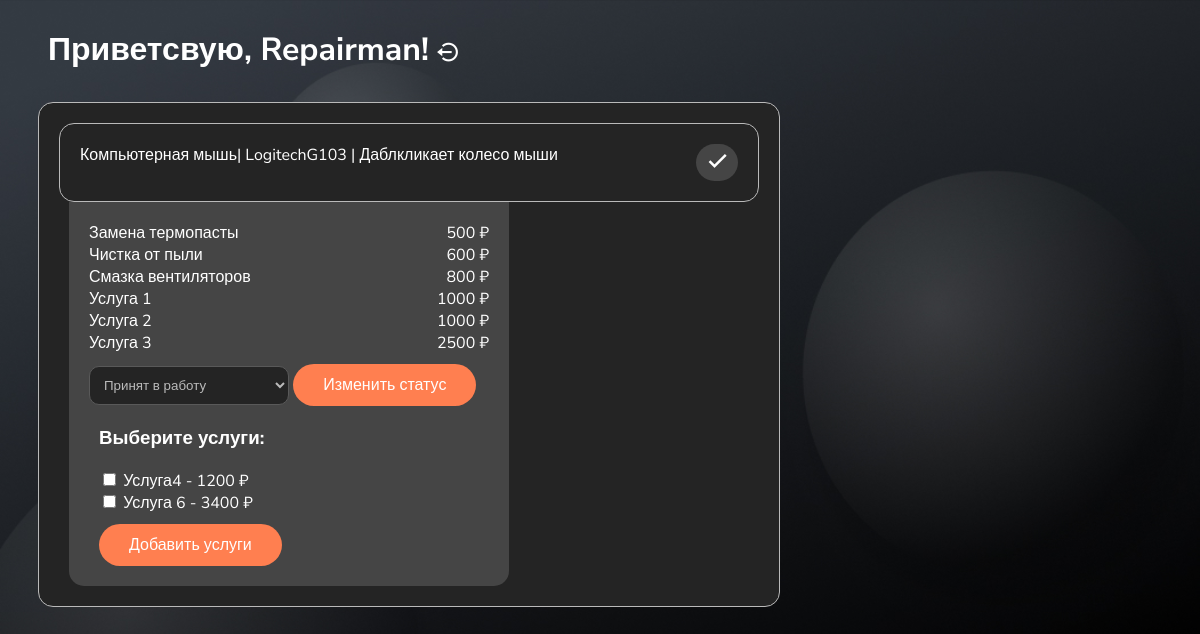
/repairman_home (signed in), run on an earlier commit of the app's database.
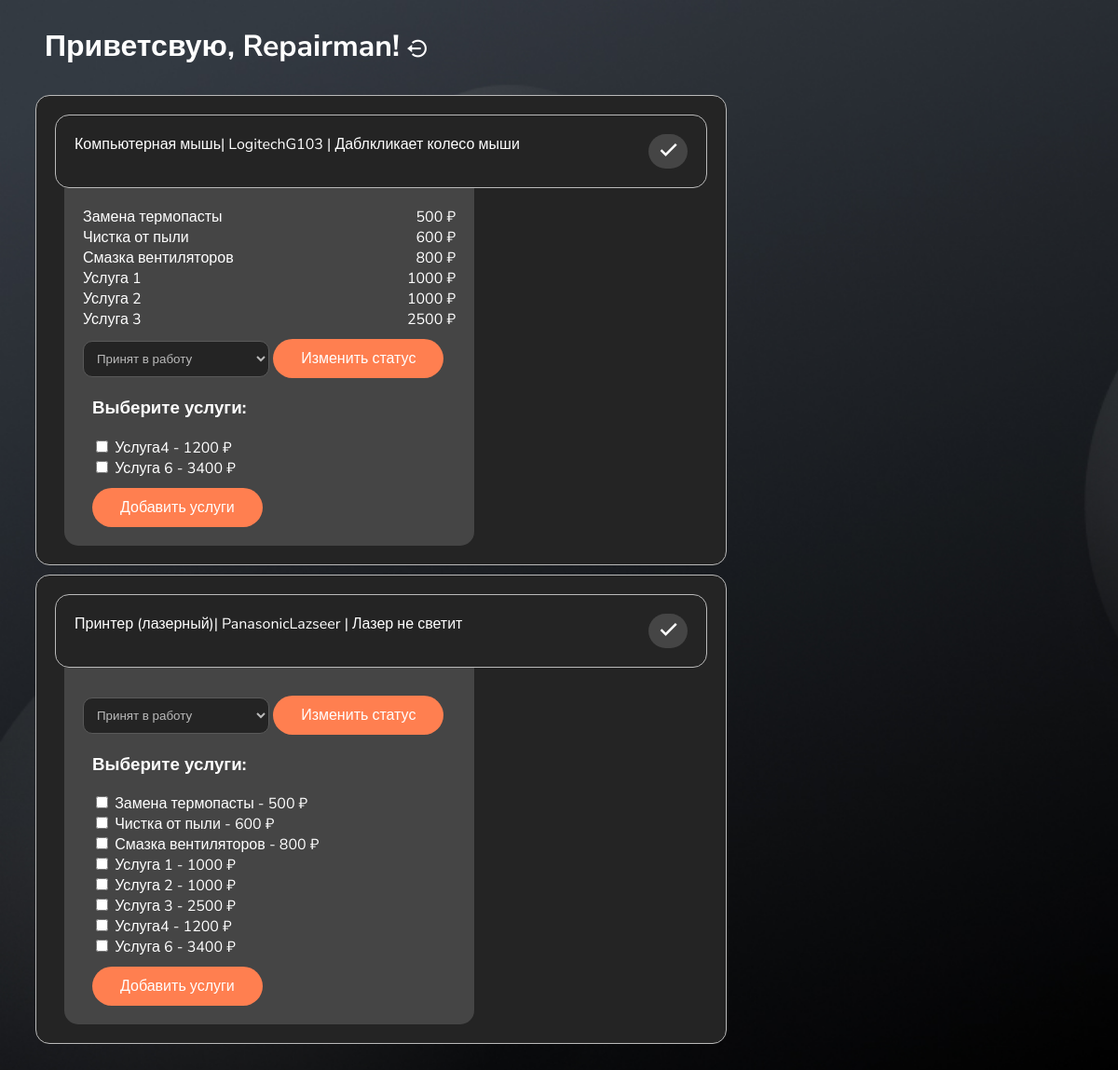
And on a later commit of the database.
### RSapplication/models.py (models this page shows, shortened)
class RepairOrder(models.Model):
    request = models.ForeignKey(RepairRequest, on_delete=models.CASCADE, related_name='Заявка_на_ремонт', verbose_name='Request')
    repairman = models.ForeignKey(CustomUser, on_delete=models.CASCADE, related_name='Мастер', verbose_name='Repairman')
    status = models.CharField(max_length=20, null=True)
    created_time = models.DateTimeField(default=timezone.now, null=True, verbose_name='Order created time')
    end_time = models.DateTimeField(default=timezone.now, null=True, verbose_name='End time')
    final_coast = models.CharField(default=0, max_length=6, verbose_name='Окончательная стоимость')
    is_paid = models.BooleanField(default=False, verbose_name='Статус оплаты')
    class Meta:
        verbose_name = 'Заказ на обслуживание'
        verbose_name_plural = 'Заказы на обслуживание'

class RepairRequest(models.Model):
    owner = models.ForeignKey(CustomUser, on_delete=models.PROTECT, related_name='repair_requests', verbose_name='Владелец техники')
    technic = models.ForeignKey(Technic, on_delete=models.CASCADE, related_name='repair_requests', verbose_name='Техника клиента')
    description = models.TextField(max_length=300, verbose_name='Описание проблемы')
    take_date = models.DateField(null=True, verbose_name='Дата приёма техники')
    created_time = models.DateTimeField(default=timezone.now, verbose_name='Дата/время создания')
    technic_accepted = models.BooleanField(default=False, verbose_name='Статус принятия техники')
    delivery_choice = [
        ('MYSELF', 'Привезу сам'),
        ('DELIVERY', 'Служба доставки'),
    ]
    delivery = models.TextField(choices=delivery_choice, max_length=50,
                                verbose_name='Способ доставки',
                                default='MYSELF')
    class Meta:
        verbose_name = 'Заявка на обслуживание'
        verbose_name_plural = 'Заявки на обслуживание'

class Technic(models.Model):
    type = models.ForeignKey(TechnicType, null=True, blank=True, on_delete=models.PROTECT, verbose_name='тип техники')
    brand = models.CharField(max_length=100, verbose_name='Марка техники')
    model = models.CharField(max_length=100, verbose_name='Модель техники')
    class Meta:
        verbose_name = 'Техника'
        verbose_name_plural = 'Техника'

class TechnicType(models.Model):
    name_type = models.TextField(max_length=50, verbose_name='Наименование типа')
    class Meta:
        verbose_name = 'Тип техники'
        verbose_name_plural = 'Типы техники'
    def __str__(self):
        return self.name_type

class Services(models.Model):
    name = models.TextField(max_length=300, verbose_name='Наименование услуги')
    service_description = models.TextField(max_length=500, verbose_name='Описание услуги')
    coast = models.CharField(max_length=6, verbose_name='Стоимость оказания услуги')
    class Meta:
        verbose_name = 'Услуга'
        verbose_name_plural = 'Услуги'

### RSapplication/views.py (the view, shortened to what this page needs)
# urls.py: path('repairman_home', repairman_orders, name='RepairmanHomePage'),
@login_required
def repairman_orders(request):
    current_user = request.user
    services = Services.objects.all()
    orders = RepairOrder.objects.filter(repairman=current_user)
    orders_with_services = ServiceList.objects.all()
    order_spec2 = {}
    for order in orders:
        order_spec2[order] = []
        service_lists = ServiceList.objects.filter(repair_order=order)
        services_for_order = [service_list.service for service_list in service_lists]
        for service in services:
            if service not in services_for_order:
                order_spec2[order].append(service)
    current_user = request.user
    return render(request, 'RSapplication/repairman_home.html', {'orders': orders,
                                                                 'services': services,
                                                                 'orders_with_services': orders_with_services,
                                                                 'order_spec2': order_spec2,
                                                                 'current_user':current_user})

### RSapplication/templates/RSapplication/repairman_home.html (shortened to what this page needs)
{% load static %}
<!DOCTYPE html>
<html lang="en">
<head>
    <link href='https://unpkg.com/boxicons@2.1.4/css/boxicons.min.css' rel='stylesheet'>
    <link rel="stylesheet" type="text/css" href="{% static 'css/repairman_home.css' %}">
</head>
<body>
<div class="head-info">
    <h1>Приветсвую, {{ current_user.username }}!</h1>
    <form class='logout_form' action="{% url 'LogoutUser' %}" method="post">
        <button class="logout" type="submit">
            <i class='bx bx-log-out-circle' style="vertical-align: middle;">
                <span class="tooltiptext">Выйти</span></i>
        </button>
    </form>
</div>
{% for order in orders %}
    {% if order.status != 'Завершен' %}
        <div class='order_list'>
            <div class="order-info">
                <div class="order-infoasd">
                    {{ order.request.technic.type }}|
                    {{ order.request.technic.brand }}{{ order.request.technic.model }}
                    | {{ order.request.description }}
                </div>
                <form class='success-button' action="{% url 'update_order_coast' order.id %}" method="post">
                    <button type="submit" name="action" value="complete_work"><i class='bx bx-check'></i></button>
                </form>
            </div>
            <div class='actual-service'>
                {% for item in orders_with_services %}
                    {% if item.repair_order_id == order.id %}
                        {% for service in services %}
                            {% if service.id == item.service_id %}
                                <div class="actual-service-info">
                                    <li>{{ service.name }}</li>
                                    <li>{{ service.coast }} ₽</li>
                                </div>
                            {% endif %}
                        {% endfor %}
                    {% endif %}
                {% endfor %}
                <form class="change-status" method="post">
                    <select name="status">
                        <option value="Принят в работу">Принят в работу</option>
                    </select>
                    <button type="submit">Изменить статус</button>
                    <div class="choose-service">
                        <h3>Выберите услуги:</h3>
                        {% for key, value in order_spec2.items %}
                            {% if key == order %}
                                {% if value %}
                                    {% for item in value %}
                                        {% for service in services %}
                                            {% if item == service %}
                                                <li>
                                                    <input type="checkbox" name="selected_services"
                                                           value="{{ item.id }}">
                                                    {{ item.name }} - {{ item.coast }} ₽
                                                </li>
                                            {% endif %}
                                        {% endfor %}
                                    {% endfor %}
                                {% endif %}
                            {% endif %}
                        {% endfor %}
                        <button type="submit">Добавить услуги</button>
                    </div>
                </form>
            </div>
        </div>
    {% endif %}
{% endfor %}
</body>
</html>

What changed in the data, as far as the page shows it:
added RepairOrder: request.technic.type "Принтер (лазерный)", request.technic.brand "Panasonic", request.technic.model "Lazseer", request.description "Лазер не светит", Services (name "Замена термопасты", coast "500"), Services (name "Чистка от пыли", coast "600"), Services (name "Смазка вентиляторов", coast "800"), Services (name "Услуга 1", coast "1000"), Services (name "Услуга 2", coast "1000"), Services (name "Услуга 3", coast "2500"), Services (name "Услуга4", coast "1200"), Services (name "Услуга 6", coast "3400")
